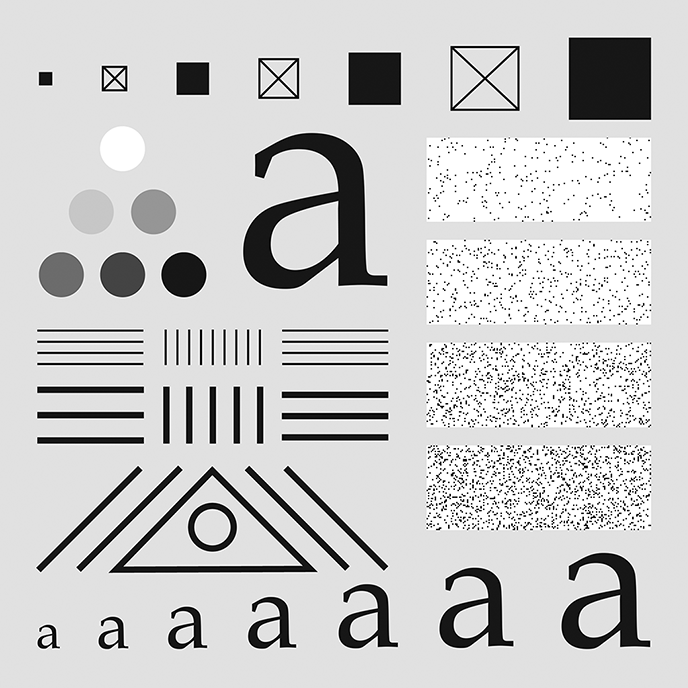
%> input picture TNM087 - Bildbehandling och bildanalys/Lab/lab 3/images/characterTestPattern.tif, 688 x 688 px
$ octave lab_3.m   (GNU Octave 9; MATLAB toolbox functions it lacks are replaced by stand-ins)
%> lines starting %> are read from the running program, lines starting %| are printed output that depends on the picture; in (x1, y1, x2, y2) boxes, pixels count from 0 and x2, y2 are one past the last pixel; in counts of white or black regions, pixels touching at a corner belong together; the program's own positions count from 1
### TNM087 - Bildbehandling och bildanalys/Lab/lab 3/fftlog.m
function A = fftlog(f)
% Perfoms a log transformation of the spectrum.
% f = the image
% A = the log transformation

F = fftshift(fft2(f));
A = log(1 + abs(F));
A = A / max(A(:));

%figure, imshow(A);

end

### TNM087 - Bildbehandling och bildanalys/Lab/lab 3/lab_3.m
%% TASK 1.1 Preparation: 2D Fourier spectrum

cTP = im2double(imread('images\characterTestPattern.tif'));
%> cTP: size 688x688 double; min 0, max 1, mean 0.8
cTP2 = im2double(imread('images\characterTestPattern_2.tif'));
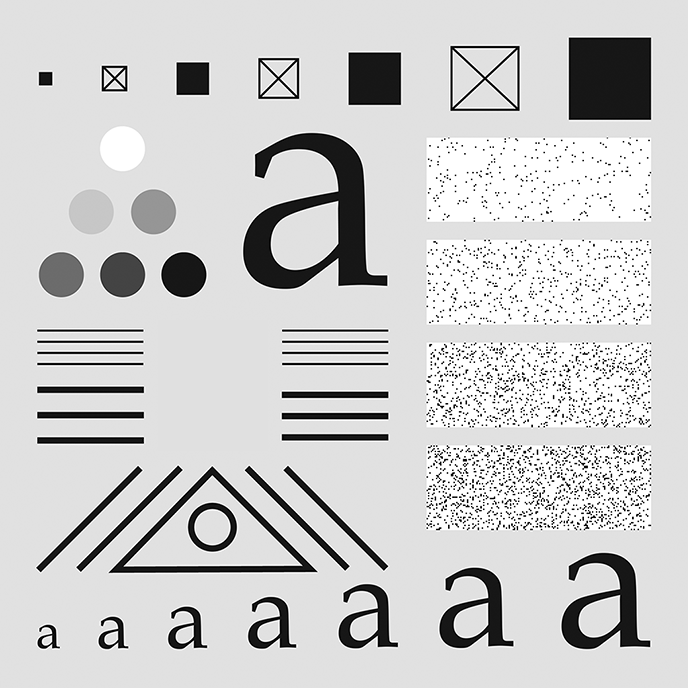
%> input picture TNM087 - Bildbehandling och bildanalys/Lab/lab 3/images/characterTestPattern_2.tif, 688 x 688 px
%> cTP2: size 688x688 double; min 0, max 1, mean 0.804
cTP3 = im2double(imread('images\characterTestPattern_3.tif'));
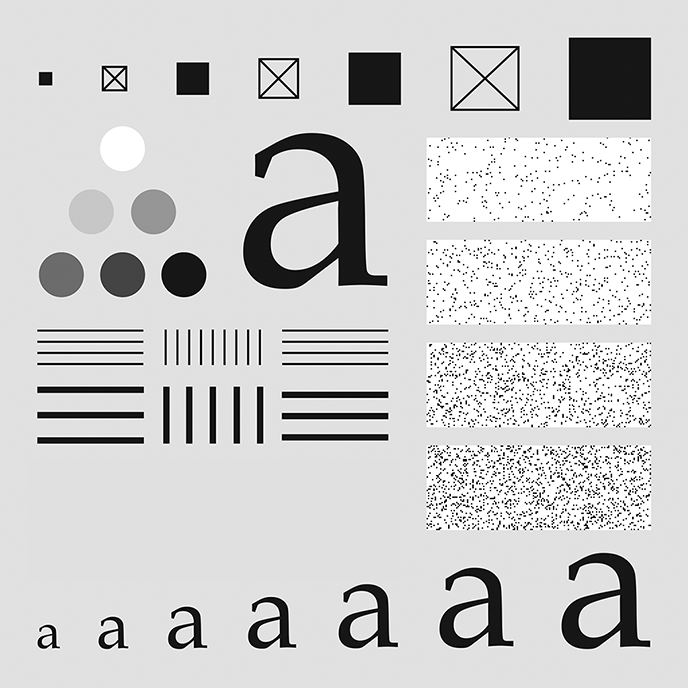
%> input picture TNM087 - Bildbehandling och bildanalys/Lab/lab 3/images/characterTestPattern_3.tif, 688 x 688 px
%> cTP3: size 688x688 double; min 0, max 1, mean 0.812
%figure, imshow(cTP);

%1
Spec1 = fftlog(cTP);

%2
cTP_shift = circshift(cTP, [100, -200]);
Spec2 = fftlog(cTP_shift);

%3
%What we've done with circshift is that we have tiles of the same image.
%When shifted for example to the right, the information to the right will
%be gone but the tile to the left becomes visible. you could say that the
%same information that was removed will appear on the opposite side. This
%means that the information is still there but with different position.
%We can see that the shift does not correspond to a frequency shift
%(translation).

%4
cTP_rot = imrotate(cTP, 15, 'bicubic');
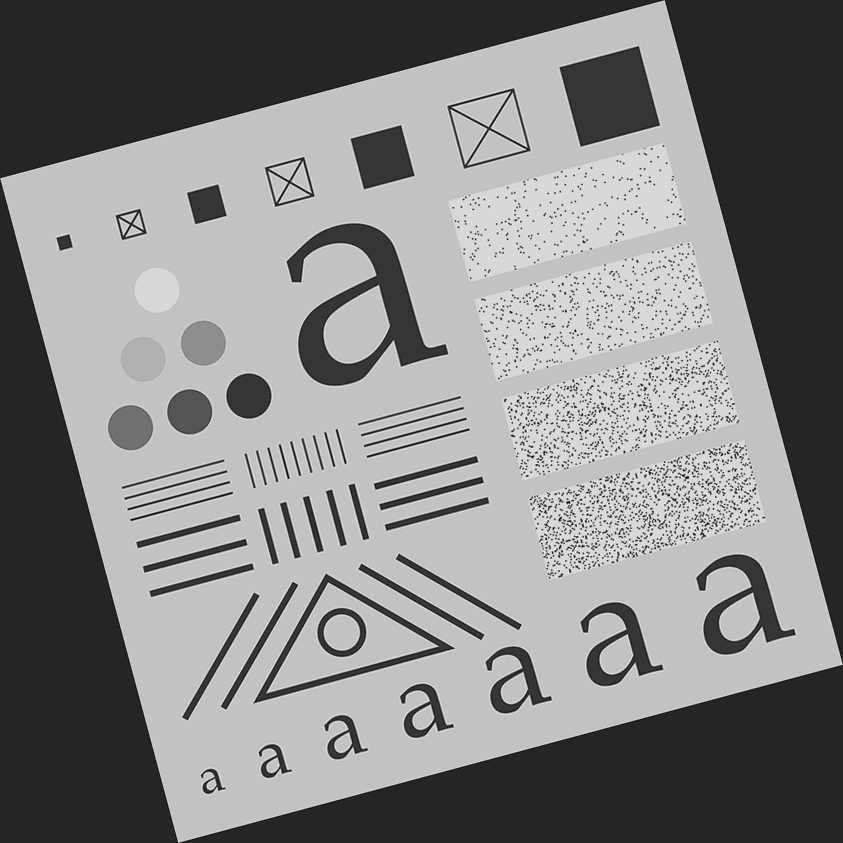
%> cTP_rot: size 843x843 double; min -0.212, max 1.22, mean 0.533; drawn with min black and max white
Spec3 = fftlog(cTP_rot);

%5
% Yes, we can see that the spectrum for Spec 3 is rotated. It can be said
% that if the image is rotated, the spectrum of the image will be rotated
% with the same angle.

%6
Spec4 = fftlog(cTP2);

%7
%The vertical lines in the image results to more detail in the horizontal
%axis (periodicity) and less in the vertical axis. This can be seen in
%Spec1 and Spec4. The spectrum, spec1 shows that there is more details in
%the horizontal axis. In spec4 (without the vertical lines in the image) we
%can see that there is less detail in the horizontal axis because there is
%no more variance from the vertical lines in the image.

%8
%In this case, there would be less detail in the horizontal axis
%resulting to a spectrum with less magnitude in the vertical axis.

%9
Spec5= fftlog(cTP3);

%10
%The same principle applies here. Since we removed the diagonal lines.
%There will be less detail in the diagonal axis in the spectrogram.

%% TASK 1.2: Preparation: Period and Frequency
v2 = imread('images\verticalbars_2.tif');
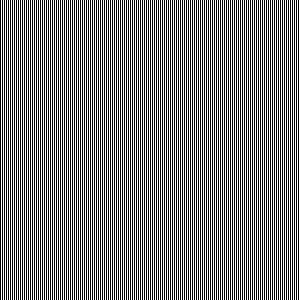
%> input picture TNM087 - Bildbehandling och bildanalys/Lab/lab 3/images/verticalbars_2.tif, 300 x 300 px
%> v2: size 300x300 logical; 50% white in thin lines or dots
v4 = imread('images\verticalbars_4.tif');
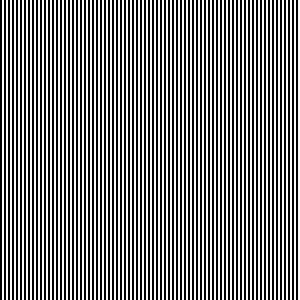
%> input picture TNM087 - Bildbehandling och bildanalys/Lab/lab 3/images/verticalbars_4.tif, 300 x 300 px
%> v4: size 300x300 logical; 50% white in thin lines or dots
fftlog(v2);
%> in fftlog (call 6), `A = log(1 + abs(F));`:
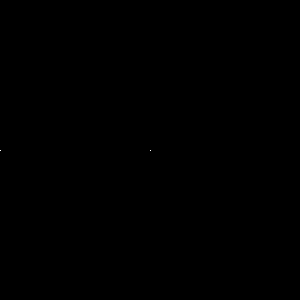
%> A: size 300x300 double; values 0 (black) and 10.71 (white), 0% white in thin lines or dots, all inside (x1, y1, x2, y2) = (0, 150, 151, 151)
fftlog(v4);

%11
%If we transpose, we rotate the image 90 degrees clockwise meaning that we
%will have a point on the top of the spectrum and in the centrum (for v2).

%12
%Frequency = 0.25 cycles/pixel
%It would appear +- 1/2 from the centrum on the horizontal axis in the
%spectrum.

%13
%Frequency = 0.0033 cycles/pixel
%It would appear +- 1/150 from the centrum on the horizontal axis in the
%spectrum.

%% TASK 1.3: The importance of the spectrum and the phase angle
E1 = im2double(imread('images\Einstein1.jpg'));
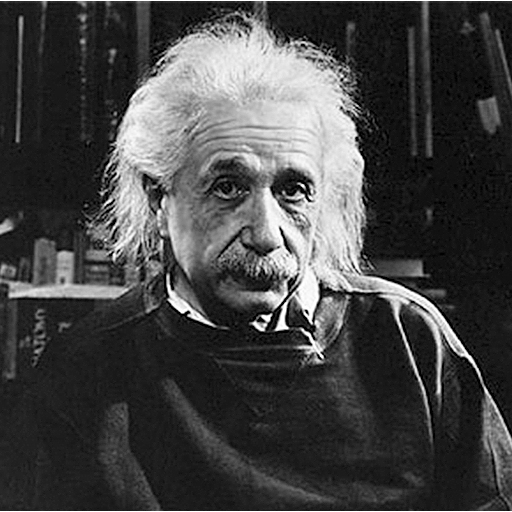
%> input picture TNM087 - Bildbehandling och bildanalys/Lab/lab 3/images/Einstein1.jpg, 512 x 512 px
%> E1: size 512x512 double; min 0, max 1, mean 0.27
%> (the run ends here)
